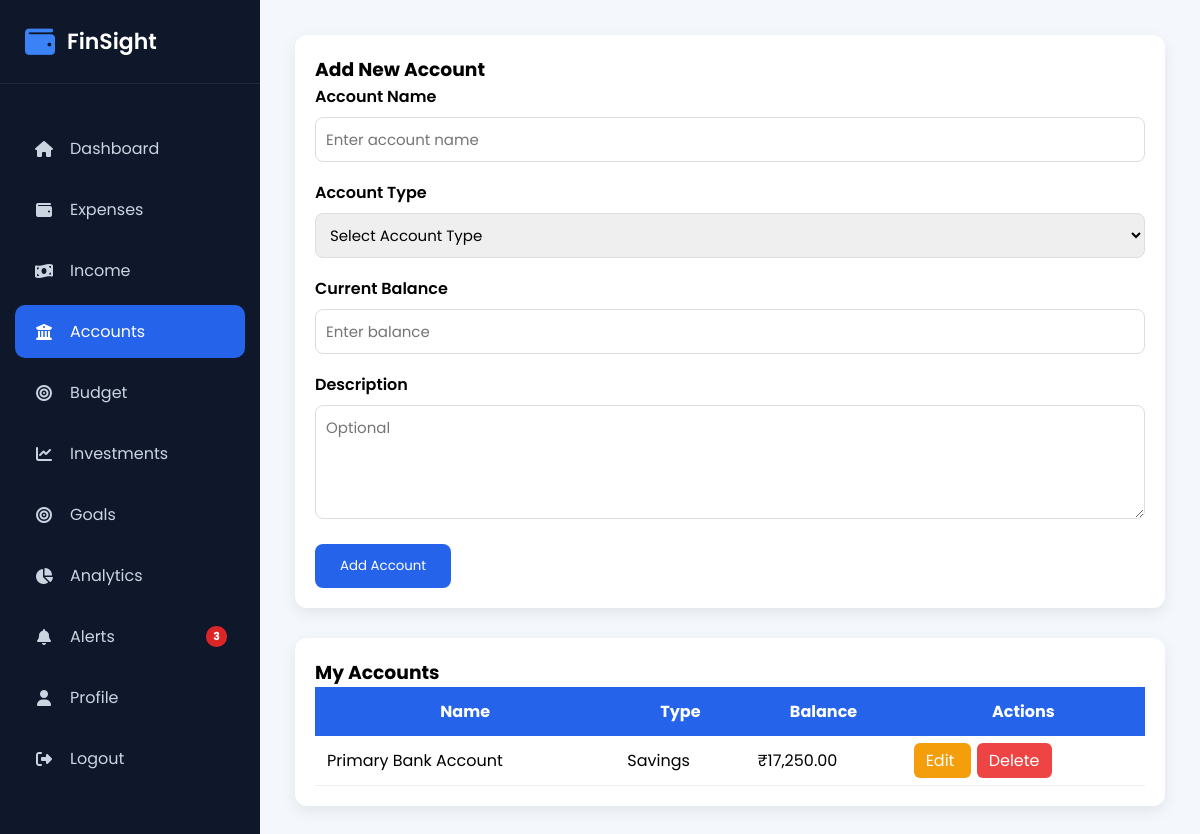
Page /accounts (signed in) on the earlier database version.
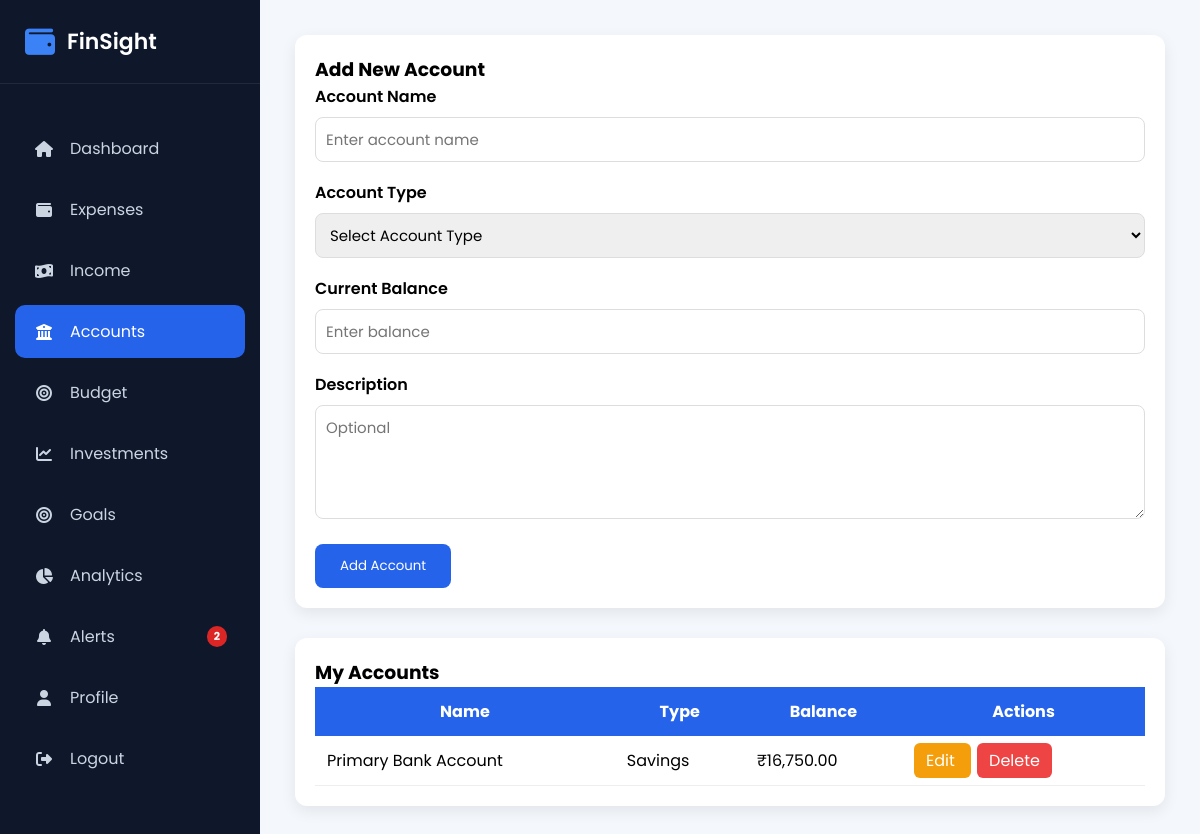
Same page on the later database version.
### models/account.py (models this page shows, shortened)
class Account(db.Model):
    __tablename__ = "accounts"
    id = db.Column(db.Integer, primary_key=True)
    account_name = db.Column(
        db.String(100),
        nullable=False
    )
    account_type = db.Column(
        db.String(50),
        nullable=False
    )
    balance = db.Column(
        db.Float,
        nullable=False,
        default=0
    )
    description = db.Column(
        db.Text
    )
    created_at = db.Column(
        db.DateTime,
        default=datetime.utcnow
    )
    user_id = db.Column(
        db.Integer,
        db.ForeignKey("users.id"),
        nullable=False
    )
    expenses = db.relationship(
        "Expense",
        back_populates="account",
        cascade="all, delete-orphan",
        lazy=True
    )

### routes/account.py (the view, shortened to what this page needs)
@account.route("/accounts", methods=["GET", "POST"])
@login_required
def accounts():
    accounts = Account.query.filter_by(
        user_id=current_user.id
    ).order_by(Account.created_at.desc()).all()
    return render_template(
        "accounts.html",
        accounts=accounts
    )

### app.py (called while the page is built)
@login_manager.user_loader
def load_user(user_id):
    return User.query.get(int(user_id))

@app.context_processor
def inject_global_vars():
    if current_user.is_authenticated:
        unread_count = FinancialAlert.query.filter_by(user_id=current_user.id, is_read=False).count()
        return dict(unread_alerts_count=unread_count)
    return dict(unread_alerts_count=0)

### templates/accounts.html (shortened to what this page needs)
{% extends "layout.html" %}
{% block css %}
<link rel="stylesheet" href="{{ url_for('static', filename='css/account.css') }}">
{% endblock %}
{% block content %}
<div class="account-container">
    <div class="account-form">
        <h3>Add New Account</h3>
        <form method="POST">
            <div class="form-group">
                <label>Account Name</label>
                <input
                    type="text"
                    name="account_name"
                    placeholder="Enter account name"
                    required
                >
            </div>
            <div class="form-group">
                <label>Account Type</label>
                <select name="account_type" required>
                    <option value="">Select Account Type</option>
                </select>
            </div>
            <div class="form-group">
                <label>Current Balance</label>
                <input
                    type="number"
                    step="0.01"
                    name="balance"
                    placeholder="Enter balance"
                    required
                >
            </div>
            <div class="form-group">
                <label>Description</label>
                <textarea
                    name="description"
                    rows="4"
                    placeholder="Optional"
                ></textarea>
            </div>
            <button class="btn-save" type="submit">
                Add Account
            </button>
        </form>
    </div>
    <div class="account-table">
        <h3>My Accounts</h3>
        <table>
            <thead>
                <tr>
                    <th>Name</th>
                    <th>Type</th>
                    <th>Balance</th>
                    <th>Actions</th>
                </tr>
            </thead>
            <tbody>
            {% if accounts %}
                {% for account in accounts %}
                <tr>
                    <td>{{ account.account_name }}</td>
                    <td>{{ account.account_type }}</td>
                    <td>
                        ₹{{ "{:,.2f}".format(account.balance) }}
                    </td>
                    <td>
                        <a href="{{ url_for('account.edit_account', id=account.id) }}"
                           class="btn-edit">
                            Edit
                        </a>
                        <a href="{{ url_for('account.delete_account', id=account.id) }}"
                           class="btn-delete"
                           onclick="return confirm('Delete this account?')">
                            Delete
                        </a>
                    </td>
                </tr>
                {% endfor %}
            {% else %}
                <tr>
                    <td colspan="4" class="no-data">
                        No accounts found.
                    </td>
                </tr>
            {% endif %}
            </tbody>
        </table>
    </div>
</div>
{% endblock %}

Differences in the rows shown:
changed Account "Primary Bank Account": balance "17,250.00" → "16,750.00"
Other differences:
{{ unread_alerts_count }}: "3" → "2"
